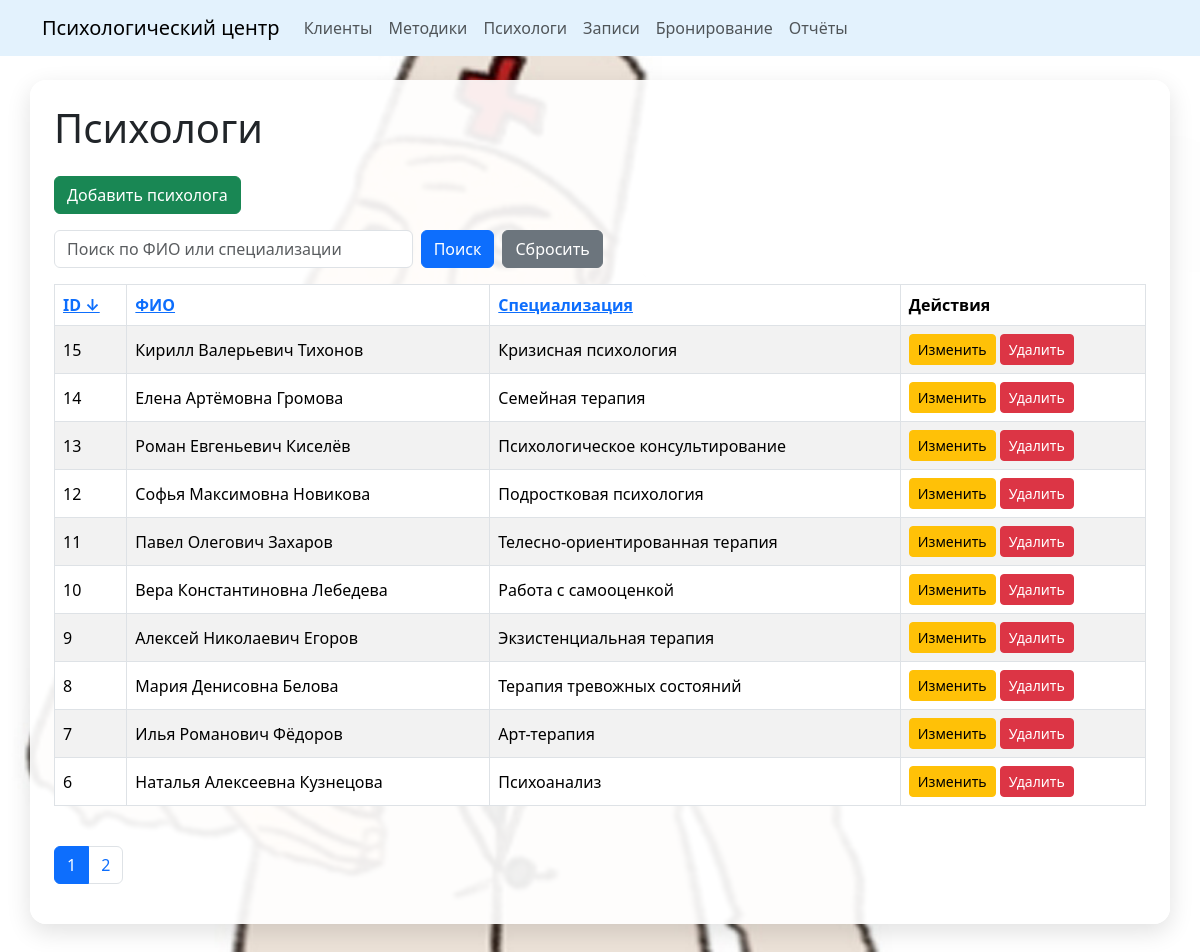
The page /index.php?entity=psychologist&action=list on the database its author committed.
### tables this page shows
CREATE TABLE `psychologists` (
  `psychologist_id` int NOT NULL AUTO_INCREMENT,
  `full_name` varchar(100) NOT NULL,
  `specialization` varchar(100) DEFAULT NULL,
  PRIMARY KEY (`psychologist_id`)
);

### controllers/BaseController.php (called while the page is built, shortened)
<?php
class BaseController
{
    protected function render(
        string $view,
        array $data = []
    ): void {
        extract($data);
        require 'views/layouts/header.php';
        require "views/{$view}.php";
        require 'views/layouts/footer.php';
    }
}

### controllers/PsychologistController.php (called while the page is built, shortened)
<?php
class PsychologistController extends BaseController
{
    private PsychologistRepository $repository;
    public function __construct()
    {
        $pdo = Database::getConnection();
        $this->repository = new PsychologistRepository($pdo);
    }
    public function list(): void
    {
        $search = isset($_GET['search'])
            ? trim($_GET['search'])
            : '';
        $page = isset($_GET['page'])
            ? max(1, (int) $_GET['page'])
            : 1;
        $limit = 10;
        $offset = ($page - 1) * $limit;
        $sort = $_GET['sort'] ?? 'psychologist_id';
        $order = $_GET['order'] ?? 'desc';
        $psychologists = $this->repository->findPaginated(
            $search,
            $limit,
            $offset,
            $sort,
            $order
        );
        $total = $this->repository->countAll($search);
        $pages = (int) ceil($total / $limit);
        $this->render(
            'psychologist/list',
            [
                'psychologists' => $psychologists,
                'search' => $search,
                'page' => $page,
                'pages' => $pages,
                'sort' => $sort,
                'order' => $order
            ]
        );
    }
}

### index.php (called while the page is built, shortened)
<?php
require_once 'autoload.php';
$action = $_GET['action'] ?? 'list';
$controller = new $controllerName();
$controller->$action();

### src/PsychologistRepository.php (called while the page is built, shortened)
<?php
class PsychologistRepository extends AbstractRepository
{
    public function findPaginated(
        string $search,
        int $limit,
        int $offset,
        string $sort = 'psychologist_id',
        string $order = 'desc'
    ) {
        $allowedSortFields = [
            'psychologist_id',
            'full_name',
            'specialization'
        ];
        $order = strtolower($order);
        $sql = "
            SELECT *
            FROM psychologists
            WHERE
                full_name LIKE :search
                OR specialization LIKE :search
            ORDER BY $sort $order
            LIMIT :limit
            OFFSET :offset
        ";
        $stmt = $this->pdo->prepare($sql);
        $stmt->bindValue(':search', "%{$search}%", PDO::PARAM_STR);
        $stmt->bindValue(':limit', $limit, PDO::PARAM_INT);
        $stmt->bindValue(':offset', $offset, PDO::PARAM_INT);
        $stmt->execute();
        return $stmt->fetchAll(PDO::FETCH_ASSOC);
    }
    public function countAll(string $search)
    {
        $sql = "
            SELECT COUNT(*)
            FROM psychologists
            WHERE
                full_name LIKE :search
                OR specialization LIKE :search
        ";
        $stmt = $this->pdo->prepare($sql);
        $stmt->execute([
            ':search' => "%{$search}%"
        ]);
        return (int) $stmt->fetchColumn();
    }
}

### autoload.php (called while the page is built, shortened)
<?php
spl_autoload_register(function ($class) {
    $paths = [
        __DIR__ . '/src/',
        __DIR__ . '/controllers/',
        __DIR__ . '/helpers/'
    ];
    foreach ($paths as $path) {
        $file = $path . $class . '.php';
        if (file_exists($file)) {
            return;
        }
    }
});

### src/AbstractRepository.php (called while the page is built, shortened)
<?php
abstract class AbstractRepository
{
    public function __construct(PDO $pdo)
    {
        $this->pdo = $pdo;
    }
}

### views/psychologist/list.php (the view, shortened to what this page needs)
<?php
function psychologistSortLink(
    string $column,
    string $title,
    string $currentSort,
    string $currentOrder,
    string $search
): string {
    $newOrder = 'asc';
    $arrow = '';
    if ($currentSort === $column) {
        $arrow = $currentOrder === 'asc' ? ' ↑' : ' ↓';
    }
    $url = 'index.php?entity=psychologist&action=list'
        . '&sort=' . urlencode($column)
        . '&order=' . urlencode($newOrder)
        . '&search=' . urlencode($search);
    return '<a href="' . $url . '">' .
        htmlspecialchars($title . $arrow) .
        '</a>';
}
?>
<h1 class="mb-4">Психологи</h1>
<a
    href="index.php?entity=psychologist&action=create"
    class="btn btn-success mb-3"
>
    Добавить психолога
</a>
<form method="GET" class="row g-2 mb-3">
    <div class="col-md-4">
        <input
            type="text"
            name="search"
            class="form-control"
            placeholder="Поиск по ФИО или специализации"
            value="<?= htmlspecialchars($search) ?>"
        >
    </div>
    <div class="col-md-auto">
        <button type="submit" class="btn btn-primary">
            Поиск
        </button>
    </div>
    <div class="col-md-auto">
        <a
            href="index.php?entity=psychologist&action=list"
            class="btn btn-secondary"
        >
            Сбросить
        </a>
    </div>
</form>
<?php if (empty($psychologists)): ?>
    <div class="alert alert-info">
        Психологи не найдены
    </div>
<?php else: ?>
    <div class="table-responsive mt-3">
        <table class="table table-bordered table-striped align-middle">
            <thead>
                <tr>
                    <th>
                        <?= psychologistSortLink(
                            'psychologist_id',
                            'ID',
                            $sort,
                            $order,
                            $search
                        ) ?>
                    </th>
                    <th>
                        <?= psychologistSortLink(
                            'full_name',
                            'ФИО',
                            $sort,
                            $order,
                            $search
                        ) ?>
                    </th>
                    <th>
                        <?= psychologistSortLink(
                            'specialization',
                            'Специализация',
                            $sort,
                            $order,
                            $search
                        ) ?>
                    </th>
                    <th>
                        Действия
                    </th>
                </tr>
            </thead>
            <tbody>
                <?php foreach ($psychologists as $psychologist): ?>
                    <tr>
                        <td>
                            <?= htmlspecialchars($psychologist['psychologist_id']) ?>
                        </td>
                        <td>
                            <?= htmlspecialchars($psychologist['full_name']) ?>
                        </td>
                        <td>
                            <?= htmlspecialchars($psychologist['specialization'] ?? '') ?>
                        </td>
                        <td>
                            <a
                                href="index.php?entity=psychologist&action=edit&id=<?= htmlspecialchars($psychologist['psychologist_id']) ?>"
                                class="btn btn-warning btn-sm"
                            >
                                Изменить
                            </a>
                            <a
                                href="index.php?entity=psychologist&action=delete&id=<?= htmlspecialchars($psychologist['psychologist_id']) ?>"
                                class="btn btn-danger btn-sm"
                            >
                                Удалить
                            </a>
                        </td>
                    </tr>
                <?php endforeach; ?>
            </tbody>
        </table>
    </div>
    <?php if ($pages > 1): ?>
        <nav class="mt-4">
            <ul class="pagination">
                <?php for ($i = 1; $i <= $pages; $i++): ?>
                    <li class="page-item <?= $i === $page ? 'active' : '' ?>">
                        <a
                            class="page-link"
                            href="index.php?entity=psychologist&action=list&page=<?= $i ?>&search=<?= urlencode($search) ?>&sort=<?= urlencode($sort) ?>&order=<?= urlencode($order) ?>"
                        >
                            <?= $i ?>
                        </a>
                    </li>
                <?php endfor; ?>
            </ul>
        </nav>
    <?php endif; ?>
<?php endif; ?>

### assets/css/style.css (style rules this page uses)
body { min-height: 100vh; background-image: url("../images/backg.jpg"); background-size: cover; background-position: center; background-repeat: no-repeat; background-attachment: fixed; }

### rows shown on the page
psychologists: psychologist_id "15", full_name "Кирилл Валерьевич Тихонов", specialization "Кризисная психология"
psychologists: psychologist_id "14", full_name "Елена Артёмовна Громова", specialization "Семейная терапия"
psychologists: psychologist_id "13", full_name "Роман Евгеньевич Киселёв", specialization "Психологическое консультирование"
psychologists: psychologist_id "12", full_name "Софья Максимовна Новикова", specialization "Подростковая психология"
psychologists: psychologist_id "11", full_name "Павел Олегович Захаров", specialization "Телесно-ориентированная терапия"
psychologists: psychologist_id "10", full_name "Вера Константиновна Лебедева", specialization "Работа с самооценкой"
psychologists: psychologist_id "9", full_name "Алексей Николаевич Егоров", specialization "Экзистенциальная терапия"
psychologists: psychologist_id "8", full_name "Мария Денисовна Белова", specialization "Терапия тревожных состояний"
psychologists: psychologist_id "7", full_name "Илья Романович Фёдоров", specialization "Арт-терапия"
psychologists: psychologist_id "6", full_name "Наталья Алексеевна Кузнецова", specialization "Психоанализ"

### other values the page prints
$title . $arrow "ID ↓ ФИО Специализация"
